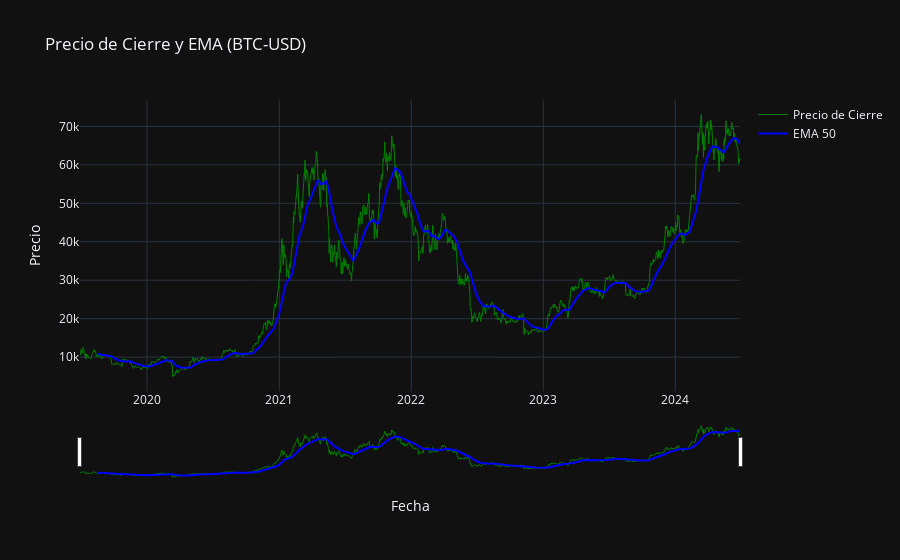

Notebook cell for this chart:
### Code cell
# Crear el gráfico interactivo con Plotly
fig = go.Figure()

# Añadir serie de precios de cierre
fig.add_trace(go.Scatter(x=data.index, y=data[nombre_columna_precio], 
                         mode='lines', name='Precio de Cierre', 
                         line=dict(color='green', width=1)))

# Añadir SMA de 50 períodos
fig.add_trace(go.Scatter(x=data.index, y=data[nombre_pd_ta], 
                         mode='lines', name='EMA ' +str(periodo), 
                         line=dict(color='blue', width=2)))

# Personalizar el diseño del gráfico
fig.update_layout(title=f'Precio de Cierre y EMA ({ticker_symbol})',
                  xaxis_title='Fecha',
                  yaxis_title='Precio',
                  xaxis_rangeslider_visible=True,  # Mostrar slider de zoom
                  template='plotly_dark')  # Estilo oscuro

# Mostrar el gráfico interactivo
fig.show()

### Figure 1 — Plotly figure (JSON) as saved in the notebook; plotly's stock layout.template omitted (floating-point values rounded to 4 significant figures; data arrays with more than 128 entries replaced by an {"elided": "..."} marker saying what was removed)
{"data": [{"line": {"color": "green", "width": 1}, "mode": "lines", "name": "Precio de Cierre", "type": "scatter", "x": {"elided": "1826 str values"}, "y": {"elided": "1826 float values"}}, {"line": {"color": "blue", "width": 2}, "mode": "lines", "name": "EMA 50", "type": "scatter", "x": {"elided": "1826 str values"}, "y": {"elided": "1826 float values"}}], "layout": {"title": {"text": "Precio de Cierre y EMA (BTC-USD)"}, "xaxis": {"rangeslider": {"visible": true}, "title": {"text": "Fecha"}}, "yaxis": {"title": {"text": "Precio"}}}}
